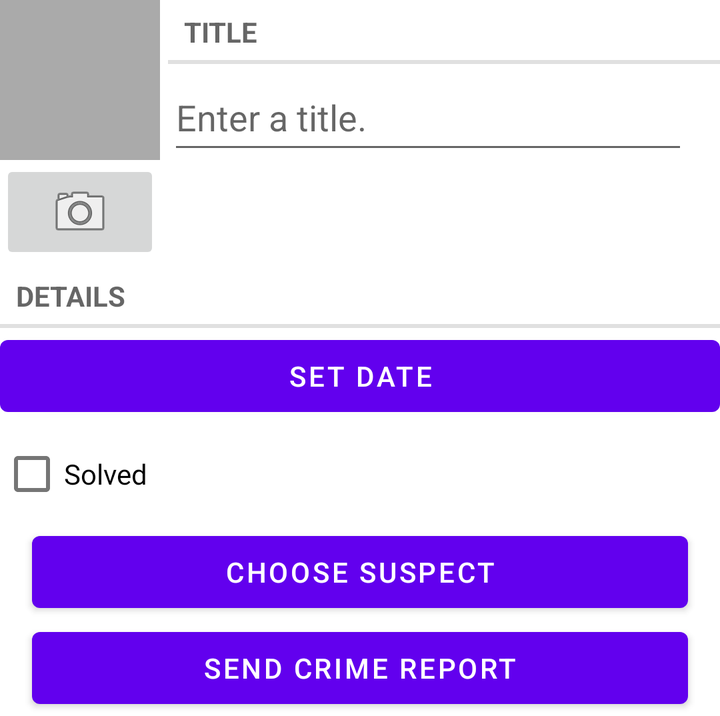
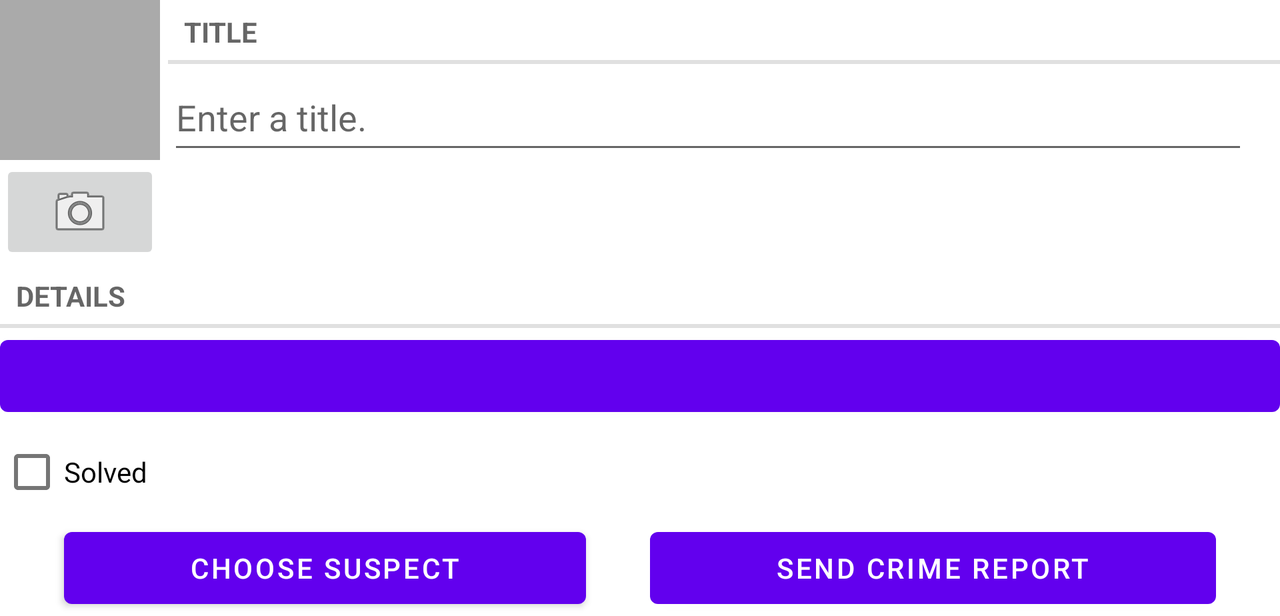

First picture: res/layout/ on a phone held upright. Second picture: the repository's own variant of that layout, on a device whose configuration matches the variant's folder. Source for both follows.
<!-- AndroidManifest.xml: fallback theme Theme.MaterialComponents.DayNight.NoActionBar -->
<!-- res/layout/fragment_crime.xml -->
<?xml version="1.0" encoding="utf-8"?>
<LinearLayout xmlns:android="http://schemas.android.com/apk/res/android"
    android:layout_width="match_parent"
    android:layout_height="wrap_content"
    android:orientation="vertical">

    <include
        layout="@layout/view_camera_and_title"/>


    <TextView
        style="?android:listSeparatorTextViewStyle"
        android:layout_width="match_parent"
        android:layout_height="wrap_content"
        android:text="@string/crime_details_label" />

    <Button
        android:id="@+id/crime_date"
        android:layout_width="match_parent"
        android:layout_height="wrap_content"
        android:text="set date" />

    <CheckBox
        android:id="@+id/crime_solved"
        android:layout_width="wrap_content"
        android:layout_height="50dp"
        android:text="@string/crime_solved_label" />

    <Button
        android:id="@+id/crime_suspect"
        android:layout_width="match_parent"
        android:layout_height="wrap_content"
        android:layout_marginHorizontal="16dp"
        android:text="@string/crime_suspect_text" />

    <Button
        android:id="@+id/crime_report"
        android:layout_width="match_parent"
        android:layout_height="wrap_content"
        android:layout_marginHorizontal="16dp"
        android:text="@string/crime_report_text" />
</LinearLayout>
<!-- res/layout/view_camera_and_title.xml (included above) -->
<?xml version="1.0" encoding="utf-8"?>
<LinearLayout xmlns:android="http://schemas.android.com/apk/res/android"
    android:layout_width="match_parent"
    android:layout_height="match_parent"
    android:baselineAligned="false"
    android:orientation="horizontal">

    <LinearLayout
        android:layout_width="wrap_content"
        android:layout_height="wrap_content"
        android:layout_marginEnd="4dp"
        android:orientation="vertical">

        <ImageView
            android:id="@+id/crime_photo"
            android:layout_width="80dp"
            android:layout_height="80dp"
            android:background="@android:color/darker_gray"
            android:cropToPadding="true"
            android:scaleType="centerInside" />

        <ImageButton
            android:id="@+id/crime_camera"
            android:layout_width="match_parent"
            android:layout_height="wrap_content"
            android:contentDescription="TODO"
            android:src="@android:drawable/ic_menu_camera" />

    </LinearLayout>

    <LinearLayout
        android:layout_width="wrap_content"
        android:layout_height="wrap_content"
        android:layout_weight="1"
        android:orientation="vertical">

        <TextView
            style="?android:listSeparatorTextViewStyle"
            android:layout_width="match_parent"
            android:layout_height="wrap_content"
            android:text="@string/crime_title_label" />

        <EditText
            android:id="@+id/crime_title"
            android:layout_width="match_parent"
            android:layout_height="50dp"
            android:layout_marginEnd="16dp"
            android:hint="@string/crime_title_hint" />
    </LinearLayout>


</LinearLayout>
<!-- resources referenced by this layout -->
<resources>
  <string name="crime_details_label">Details</string>
  <string name="crime_report_text">Send Crime Report</string>
  <string name="crime_solved_label">Solved</string>
  <string name="crime_suspect_text">Choose Suspect</string>
  <string name="crime_title_hint">Enter a title.</string>
  <string name="crime_title_label">Title</string>
</resources>
<!-- res/layout-land/fragment_crime.xml (the repository's variant of the layout above) -->
<!-- drawn on the phone turned sideways -->
<?xml version="1.0" encoding="utf-8"?>
<LinearLayout xmlns:android="http://schemas.android.com/apk/res/android"
    android:layout_width="match_parent"
    android:layout_height="wrap_content"
    xmlns:app="http://schemas.android.com/apk/res-auto"
    android:orientation="vertical">
    <include layout="@layout/view_camera_and_title" />

    <TextView
        android:layout_width="match_parent"
        android:layout_height="wrap_content"
        android:text="@string/crime_details_label"
        style="?android:listSeparatorTextViewStyle" />


    <Button
        android:id="@+id/crime_date"
        android:layout_width="match_parent"
        android:layout_height="wrap_content" />

    <CheckBox
        android:id="@+id/crime_solved"
        android:layout_width="wrap_content"
        android:layout_height="wrap_content"
        android:text="@string/crime_solved_label" />

    <LinearLayout
        android:layout_width="match_parent"
        android:layout_height="wrap_content"
        android:layout_marginHorizontal="16dp"

        android:orientation="horizontal">

        <Button
            android:id="@+id/crime_suspect"
            android:layout_width="wrap_content"
            android:layout_height="wrap_content"
            android:layout_weight="1"
            android:layout_marginHorizontal="16dp"
            android:text="@string/crime_suspect_text"/>

        <Button
            android:id="@+id/crime_report"
            android:layout_width="wrap_content"
            android:layout_height="wrap_content"
            android:layout_weight="1"
            android:layout_marginHorizontal="16dp"
            android:text="@string/crime_report_text"/>



    </LinearLayout>
</LinearLayout>
